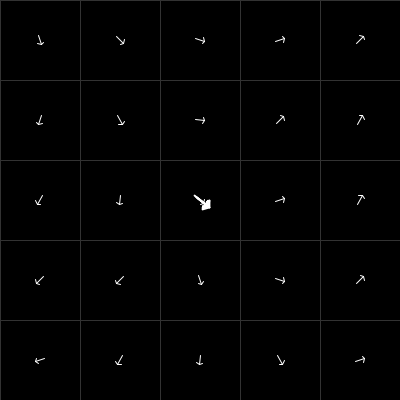
Frame 1 (no input)
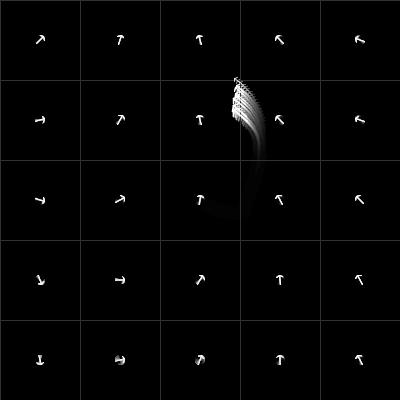
Frame 60 (the mouse pressed at the canvas centre just before this capture)
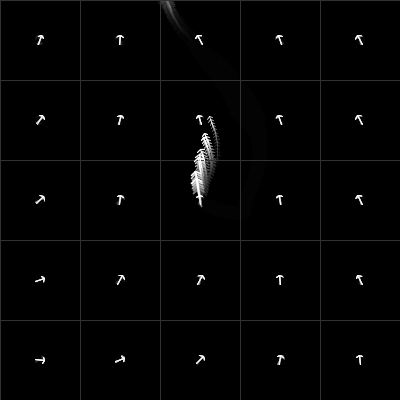
Frame 120 (the mouse held since frame 60 and released just before this capture)

The Processing sketch that drew these frames (run headless with seeded random() and noise(); from frame 60 on, the mouse is pressed at the canvas centre):

// Processing sketch: processing_793
// ── processing_793.pde

/*   Noise Field by Leafcutter John http://leafcutterjohn.com
 If you can work out why certain flowCell settings give errors
 please let me know (try 9 for example).
 
 oh and the moving arrows are actally called 'b' - from the class
 Ball.
 
 the class called arrows is for drawing the flow field
 
 !!!!!!IMORTANT!!!!
 
 Click window with mouse to start
 press any key to show/hide flow field
 
 
 Processing  v1.0.1
 
 */


boolean run = true;

int flowCells = 5; // how many rows and colums 
float[] [] directions = new float[flowCells][flowCells]; // create 2d array

Arrow[] a = new Arrow [flowCells*flowCells];

int numBalls = 10;

Ball[] b = new Ball [numBalls];

float noiseStep = .095;
float noiseOffset = 0.0;

int arrows = 1;

void setup(){
  size(400,400);
  smooth();
  frameRate(30);
  background(0);
  noStroke();
  fill(255,30);   
  for(int i = 0; i < numBalls; i++){
    b[i] = new Ball();
  }
}

void draw(){

  if (run == true){

    // background(0); 
    fill(0,40);
    rect(0,0,width,height);
    //construct flow field
    for(int x = 0; x < flowCells; x++){
      for(int y = 0; y < flowCells; y++){
        directions[x] [y] = noise((x*noiseStep)+noiseOffset,(y*noiseStep)+noiseOffset)* (TWO_PI*2); // fill directions with noise weight  
        stroke(50);

        if (arrows == 1){
          line(x*(width/flowCells), 0  ,x*(width/flowCells) , height); // vert grid lines
          line(0, y*(height/flowCells)  ,width , y*(height/flowCells)); // horz grid lines
        }
      }
    }

    // visualise the weight data using arrows
    if (arrows == 1){
      for(int x = 0; x < flowCells; x++){
        for(int y = 0; y < flowCells; y++){

          float xShift = (width/flowCells) / 2;
          float yShift = (height/flowCells) / 2;

          a[x+(y*flowCells)] = new Arrow (x*(width/flowCells)+xShift,y*(height/flowCells)+yShift,directions [x] [y]); // create new arrow
          a[x+(y*flowCells)].display(); // display arrow
        }
      }
    }

    for(int i = 0; i < numBalls; i++){
      b[i].display();
    }


    noiseOffset += 0.01;
  }
} 

void keyPressed(){
  arrows += 1;
  arrows = arrows %2;

}

void mousePressed(){

  run = true;
}

class Arrow {

  float x;
  float y;
  float dir;

  Arrow (float xpos, float ypos, float direction) {
    x = xpos;
    y = ypos;
    dir = direction;
  }

  void display(){

    stroke(255);
    strokeWeight(1);

    pushMatrix();
    translate(x,y);
    //scale(1.5);
    rotate(dir);
    line(-5,0,5,0);
    line(5,0,3,-3);
    line(5,0,3,3);
    popMatrix();
  }
}
class Ball {

  float x;
  float y;
  float mass;

  Ball() {
    x = width/2.; 
    y = height/2.;
    mass = random(6.,15.);
  }

  void display(){



    float move = directions [int(x / (width/flowCells))] [int(y / (height/flowCells))]; // find out which cell the ball is above
    float speed = (((mass - 2.) *-1.) + 40.1)*0.09  ;  

    x += speed * cos (move);  // the number being the distance
    y += speed * sin (move);

    mass -= 0.005; // how fast the particles shrink

    stroke(255);
    if (mass <= 0.){
      x = (width/2);
      y = (height/2);
      mass = random(2.,40.);
    }

    pushMatrix();
    translate(x,y);
    rotate(move);
    scale(mass/8);
    line(-5,0,5,0);
    line(5,0,3,-3);
    line(5,0,3,3);
    popMatrix(); 


    //send ball back to center if it goes off edge
    if (x <= 0 || x >= width || y <=0 || y >= height){
      x = (width/2);
      y = (height/2);
    }
  }
}
